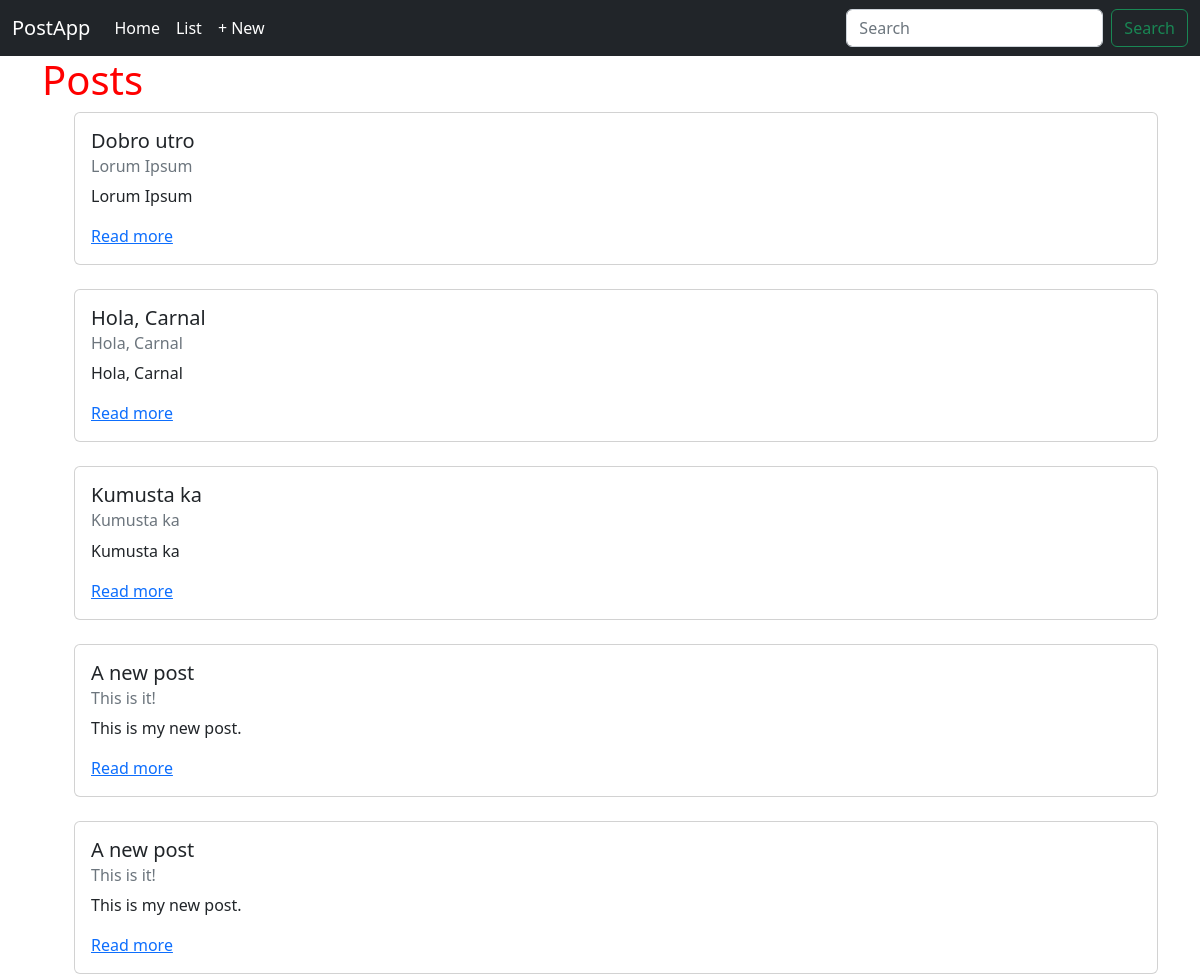
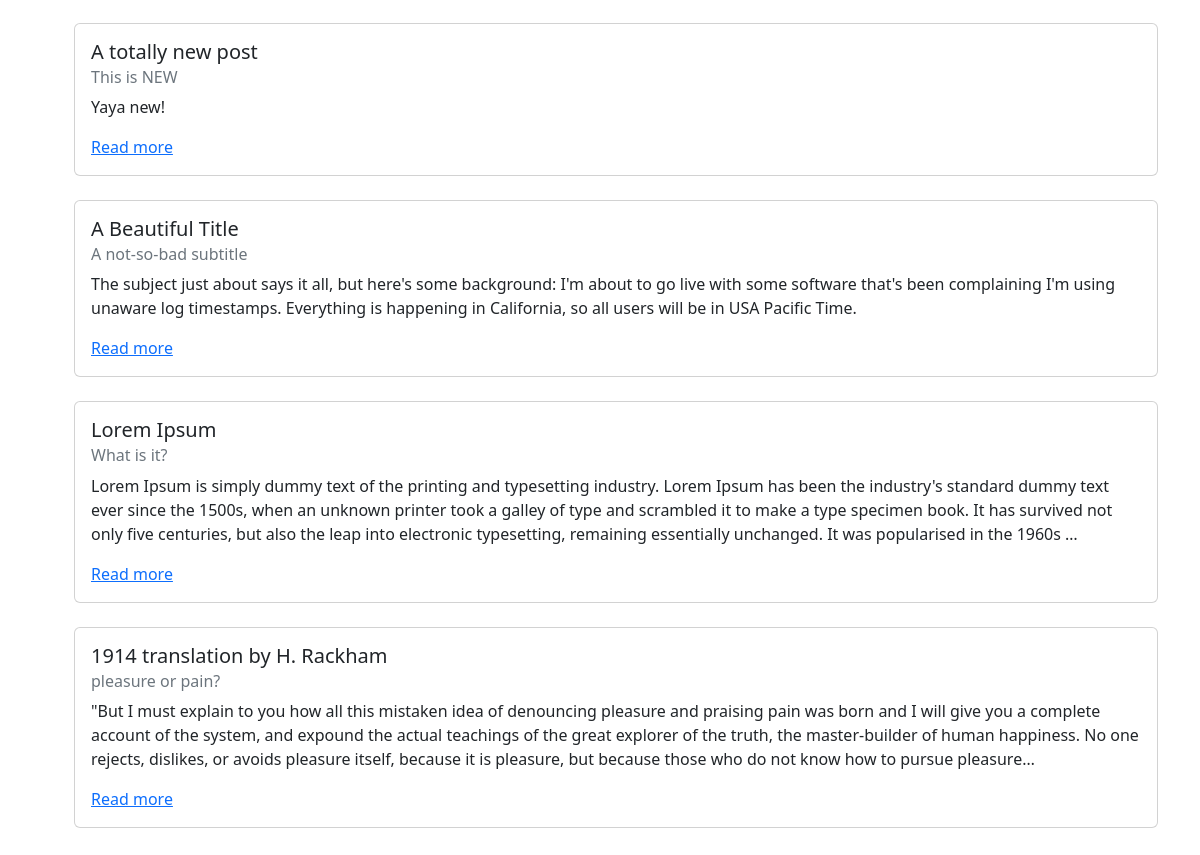
/posts/list, run on the app's committed database (2 pictures, top to bottom).
### posts/models.py (models this page shows, shortened)
class Post(models.Model): # This class Post class extends the Model class with additional methods and attributes
    title = models.CharField(max_length=256) # A column that will be created in the SQL
    subtitle = models.CharField(max_length=256) # A column that will be created in the SQL
    body = models.TextField() # A column that will be created in the SQL
    created_on = models.DateTimeField(auto_now_add=True) # A column that will be created in the SQL

### posts/views.py (the view)
# urls.py: path('list', PostListView.as_view(), name='list'),
class PostListView(ListView):
    template_name = "posts/list.html"
    model = Post

### templates/posts/list.html (shortened to what this page needs)
{% extends 'base.html' %}
{% block content %}
    <h1>Posts</h1>
    <ul>
    {% for post in post_list %}
        <div class="card">
            <div class="card-body">
              <h5 class="card-title">{{ post.title }}</h5>
              <h6 class="card-subtitle mb-2 text-muted">{{ post.subtitle }}</h6>
              <p class="card-text">{{ post.body|truncatechars:400 }}</p>
              <a href="{% url 'detail' post.id %}" class="card-link">Read more</a>
            </div>
        </div>
        <br />
    {% endfor %}
    </ul>
{% endblock content %}

### templates/base.html (shortened to what this page needs)
{% load static %}
<!DOCTYPE html>
<html lang="en">
<head>
    <link href="https://cdn.jsdelivr.net/npm/bootstrap@5.2.1/dist/css/bootstrap.min.css" rel="stylesheet">
    <link rel="stylesheet" href="{% static 'css/base.css' %}">
</head>
<body>
    <nav class="navbar navbar-dark navbar-expand-lg bg-dark">
        <div class="container-fluid">
            <a class="navbar-brand" href="{% url 'home' %}">PostApp</a>
            <div class="collapse navbar-collapse" id="navbarSupportedContent">
                <ul class="navbar-nav me-auto mb-2 mb-lg-0">
                    <li class="nav-item">
                        <a class="nav-link active" aria-current="page" href="{% url 'home' %}">Home</a>
                    </li>
                    <li class="nav-item">
                        <a class="nav-link active" aria-current="page" href="{% url 'list' %}">List</a>
                    </li>
                    <li class="nav-item">
                        <a class="nav-link active" aria-current="page" href="{% url 'new' %}">+ New</a>
                    </li>
                </ul>
                <form class="d-flex" role="search">
                    <input class="form-control me-2" type="search" placeholder="Search" aria-label="Search">
                    <button class="btn btn-outline-success" type="submit">Search</button>
                </form>
            </div>
        </div>
    </nav>
    <div class="container">
        {% block content %}
        {% endblock content %}
    </div>
</body>
</html>

### static/css/base.css (style rules this page uses)
h1 { color: red; }

### data on the page
Post: title "Dobro utro", subtitle "Lorum Ipsum", body "Lorum Ipsum"
Post: title "Hola, Carnal", subtitle "Hola, Carnal", body "Hola, Carnal"
Post: title "Kumusta ka", subtitle "Kumusta ka", body "Kumusta ka"
Post: title "A new post", subtitle "This is it!", body "This is my new post."
Post: title "A new post", subtitle "This is it!", body "This is my new post."
Post: title "A totally new post", subtitle "This is NEW", body "Yaya new!"
Post: title "A Beautiful Title", subtitle "A not-so-bad subtitle", body "The subject just about says it all, but here's some background: I'm about to go live with some software that's been complaining I'm using unaware log timestamps. Everything is happening in California, so all users will be in USA Pacific Time."
Post: title "Lorem Ipsum", subtitle "What is it?", body "Lorem Ipsum is simply dummy text of the printing and typesetting industry. Lorem Ipsum has been the industry's standard dummy text ever since the 1500s, when an unknown printer took a galley of type and scrambled it to make a type specimen book. It has survived not only five centuries, but also the leap into electronic typesetting, remaining essentially unchanged. It was popularised in the 1960s …"
Post: title "1914 translation by H. Rackham", subtitle "pleasure or pain?", body "\"But I must explain to you how all this mistaken idea of denouncing pleasure and praising pain was born and I will give you a complete account of the system, and expound the actual teachings of the great explorer of the truth, the master-builder of human happiness. No one rejects, dislikes, or avoids pleasure itself, because it is pleasure, but because those who do not know how to pursue pleasure…"
